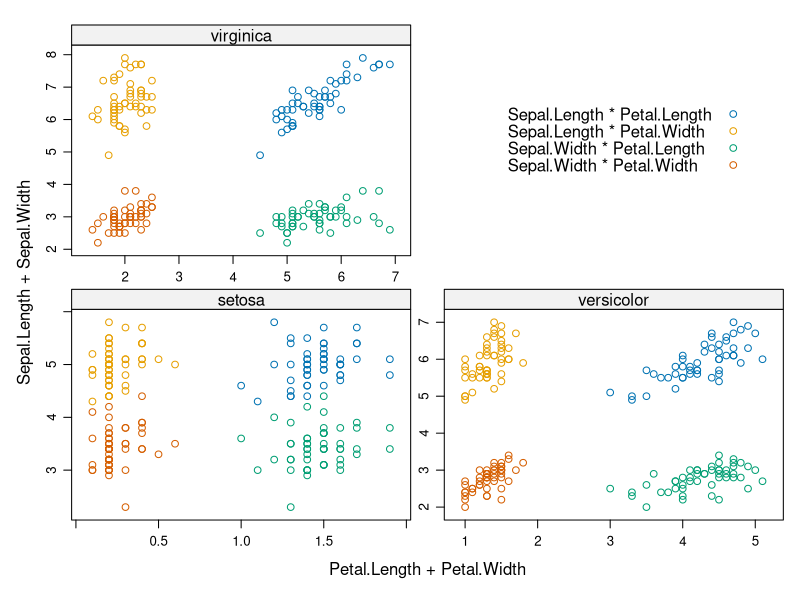
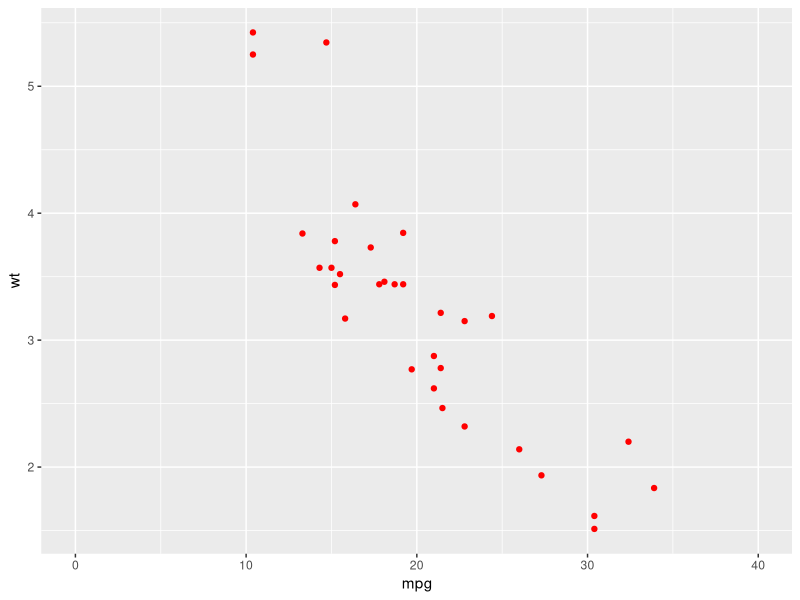

These figures' R source, in order:
library(lattice)

xyplot(Sepal.Length + Sepal.Width ~ Petal.Length + Petal.Width | Species,
       data = iris, scales = "free", layout = c(2, 2),
       auto.key = list(x = .6, y = .7, corner = c(0, 0)))


library(ggplot2)

?qplot

qplot(mpg, wt, data = mtcars, colour = I("red"),
      xlim=c(0,40))
